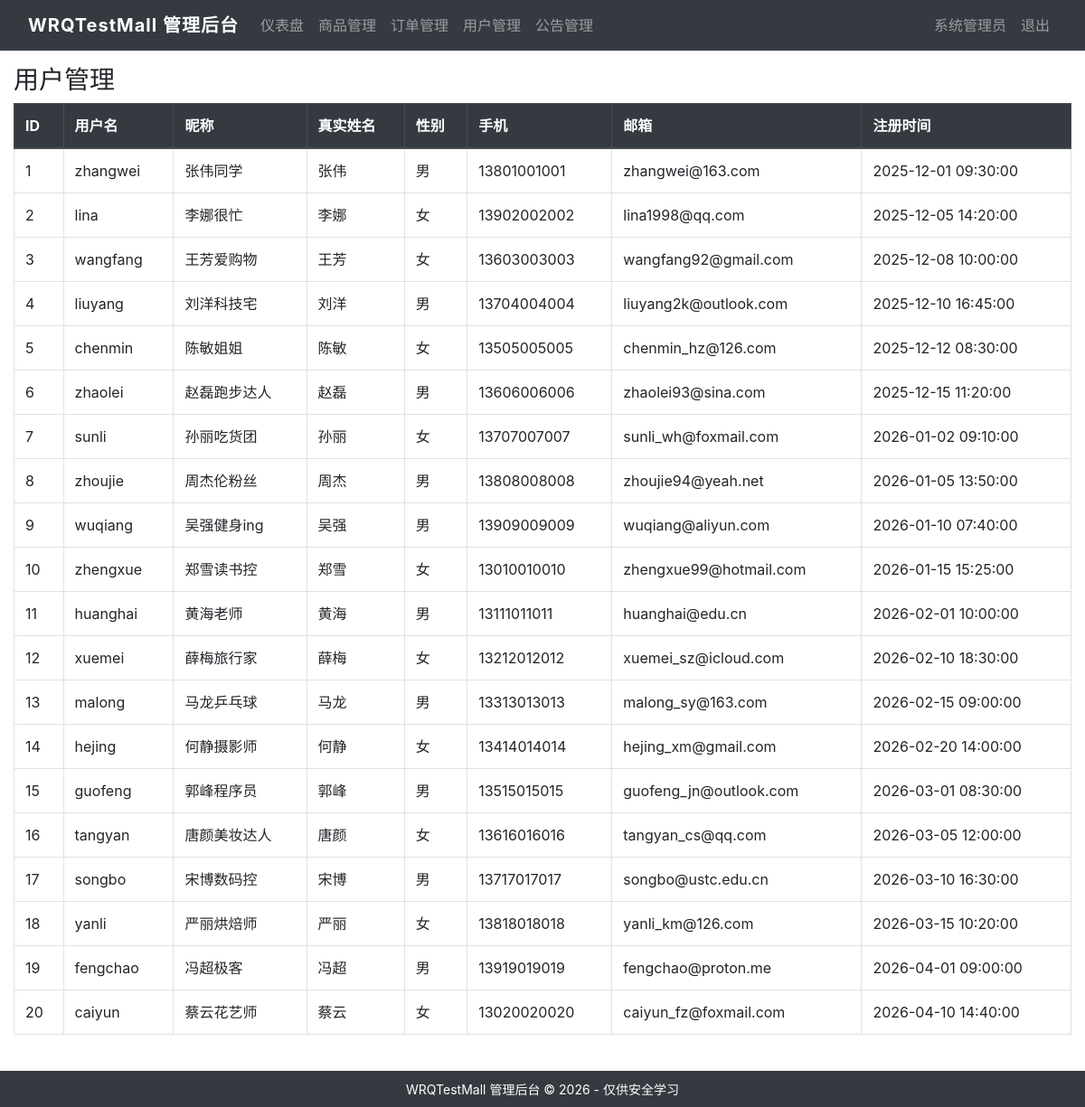
Page /admin/users.php (signed in) on the committed database.
### tables this page shows
CREATE TABLE `user` (
  `id`                INT(11)      NOT NULL AUTO_INCREMENT,
  `username`          VARCHAR(50)  NOT NULL COMMENT '登录用户名',
  `nickname`          VARCHAR(50)  DEFAULT NULL COMMENT '昵称',
  `password`          VARCHAR(64)  NOT NULL COMMENT 'MD5哈希',
  `realname`          VARCHAR(50)  DEFAULT NULL COMMENT '真实姓名',
  `gender`            TINYINT(4)   DEFAULT 0 COMMENT '0未知 1男 2女',
  `birthday`          DATE         DEFAULT NULL,
  `address`           VARCHAR(200) DEFAULT NULL COMMENT '收货地址',
  `phone`             VARCHAR(20)  DEFAULT NULL,
  `email`             VARCHAR(100) DEFAULT NULL,
  `avatar_src`        VARCHAR(255) DEFAULT NULL,
  `security_question` VARCHAR(200) DEFAULT NULL COMMENT '密保问题',
  `security_answer`   VARCHAR(200) DEFAULT NULL COMMENT '密保答案',
  `status`            TINYINT(4)   DEFAULT 0 COMMENT '0正常 1禁用',
  `create_time`       DATETIME     DEFAULT CURRENT_TIMESTAMP,
  PRIMARY KEY (`id`),
  UNIQUE KEY `uk_user_username` (`username`)
);

### includes/functions.php (called while the page is built, shortened)
<?php
function h($str) {
    return htmlspecialchars($str ?? '', ENT_QUOTES, 'UTF-8');
}

### admin/users.php (the view, shortened to what this page needs)
<?php
include __DIR__ . '/../includes/admin_header.php';
$pdo = get_pdo();
$users = $pdo->query("SELECT * FROM user ORDER BY id ASC")->fetchAll();
$genderMap = [0 => '未知', 1 => '男', 2 => '女'];
?>
<h3>用户管理</h3>
<table class="table table-bordered table-hover">
    <thead class="thead-dark">
        <tr><th>ID</th><th>用户名</th><th>昵称</th><th>真实姓名</th><th>性别</th><th>手机</th><th>邮箱</th><th>注册时间</th></tr>
    </thead>
    <tbody>
    <?php foreach ($users as $u): ?>
    <tr>
        <td><?= $u['id'] ?></td>
        <td><?= h($u['username']) ?></td>
        <td><?= h($u['nickname']) ?></td>
        <td><?= h($u['realname']) ?></td>
        <td><?= $genderMap[$u['gender']] ?? '未知' ?></td>
        <td><?= h($u['phone']) ?></td>
        <td><?= h($u['email']) ?></td>
        <td><?= $u['create_time'] ?></td>
    </tr>
    <?php endforeach; ?>
    </tbody>
</table>
<?php include __DIR__ . '/../includes/admin_footer.php'; ?>

### assets/css/style.css (style rules this page uses)
body { min-height: 100vh; display: flex; flex-direction: column; }

### assets/css/admin.css (style rules this page uses)
.table th, .table td { vertical-align: middle; }

### rows in the picture
user: id "1", username "zhangwei", nickname "张伟同学", realname "张伟", gender "男", phone "13801001001", email "zhangwei@163.com", create_time "2025-12-01 09:30:00"
user: id "2", username "lina", nickname "李娜很忙", realname "李娜", gender "女", phone "13902002002", email "lina1998@qq.com", create_time "2025-12-05 14:20:00"
user: id "3", username "wangfang", nickname "王芳爱购物", realname "王芳", gender "女", phone "13603003003", email "wangfang92@gmail.com", create_time "2025-12-08 10:00:00"
user: id "4", username "liuyang", nickname "刘洋科技宅", realname "刘洋", gender "男", phone "13704004004", email "liuyang2k@outlook.com", create_time "2025-12-10 16:45:00"
user: id "5", username "chenmin", nickname "陈敏姐姐", realname "陈敏", gender "女", phone "13505005005", email "chenmin_hz@126.com", create_time "2025-12-12 08:30:00"
user: id "6", username "zhaolei", nickname "赵磊跑步达人", realname "赵磊", gender "男", phone "13606006006", email "zhaolei93@sina.com", create_time "2025-12-15 11:20:00"
user: id "7", username "sunli", nickname "孙丽吃货团", realname "孙丽", gender "女", phone "13707007007", email "sunli_wh@foxmail.com", create_time "2026-01-02 09:10:00"
user: id "8", username "zhoujie", nickname "周杰伦粉丝", realname "周杰", gender "男", phone "13808008008", email "zhoujie94@yeah.net", create_time "2026-01-05 13:50:00"
user: id "9", username "wuqiang", nickname "吴强健身ing", realname "吴强", gender "男", phone "13909009009", email "wuqiang@aliyun.com", create_time "2026-01-10 07:40:00"
user: id "10", username "zhengxue", nickname "郑雪读书控", realname "郑雪", gender "女", phone "13010010010", email "zhengxue99@hotmail.com", create_time "2026-01-15 15:25:00"
user: id "11", username "huanghai", nickname "黄海老师", realname "黄海", gender "男", phone "13111011011", email "huanghai@edu.cn", create_time "2026-02-01 10:00:00"
user: id "12", username "xuemei", nickname "薛梅旅行家", realname "薛梅", gender "女", phone "13212012012", email "xuemei_sz@icloud.com", create_time "2026-02-10 18:30:00"
user: id "13", username "malong", nickname "马龙乒乓球", realname "马龙", gender "男", phone "13313013013", email "malong_sy@163.com", create_time "2026-02-15 09:00:00"
user: id "14", username "hejing", nickname "何静摄影师", realname "何静", gender "女", phone "13414014014", email "hejing_xm@gmail.com", create_time "2026-02-20 14:00:00"
user: id "15", username "guofeng", nickname "郭峰程序员", realname "郭峰", gender "男", phone "13515015015", email "guofeng_jn@outlook.com", create_time "2026-03-01 08:30:00"
user: id "16", username "tangyan", nickname "唐颜美妆达人", realname "唐颜", gender "女", phone "13616016016", email "tangyan_cs@qq.com", create_time "2026-03-05 12:00:00"
user: id "17", username "songbo", nickname "宋博数码控", realname "宋博", gender "男", phone "13717017017", email "songbo@ustc.edu.cn", create_time "2026-03-10 16:30:00"
user: id "18", username "yanli", nickname "严丽烘焙师", realname "严丽", gender "女", phone "13818018018", email "yanli_km@126.com", create_time "2026-03-15 10:20:00"
user: id "19", username "fengchao", nickname "冯超极客", realname "冯超", gender "男", phone "13919019019", email "fengchao@proton.me", create_time "2026-04-01 09:00:00"
user: id "20", username "caiyun", nickname "蔡云花艺师", realname "蔡云", gender "女", phone "13020020020", email "caiyun_fz@foxmail.com", create_time "2026-04-10 14:40:00"

### other values in the picture
$_SESSION['admin_nickname'] "系统管理员"
